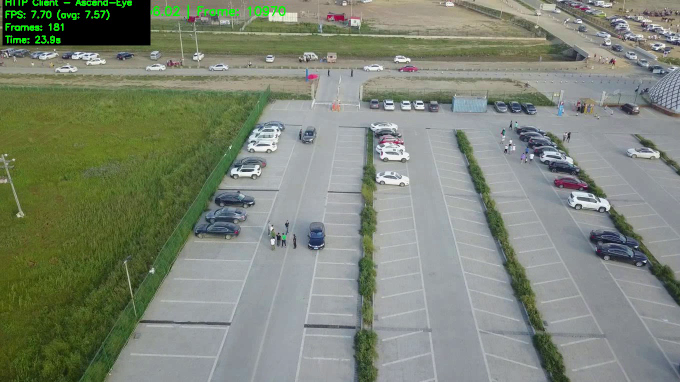
#> input picture frame 2 of http_recorded_20250712_140304.mp4, 1360 x 764 px, given in place of bp.mp4, which was not available (shown at 1/2 size)
$ python hongwai_video.py
#> lines starting #> are read from the running program, lines starting #| are printed output that depends on the picture; pictures that were not available may be replaced by others from this repository, and a replacement may not be noted
import cv2
import os

# 输入和输出路径
input_video_path = 'uav_simulator/test_videos/bp.mp4'
output_video_path = 'infrared_bp_video.mp4'

# 打开原视频
cap = cv2.VideoCapture(input_video_path)

# 获取原视频的帧率、宽高
fps = cap.get(cv2.CAP_PROP_FPS)
frame_width = int(cap.get(cv2.CAP_PROP_FRAME_WIDTH))
frame_height = int(cap.get(cv2.CAP_PROP_FRAME_HEIGHT))

# 视频写入器（保存为 mp4，编码为 H.264）
fourcc = cv2.VideoWriter_fourcc(*'mp4v')  # or 'XVID'
out = cv2.VideoWriter(output_video_path, fourcc, fps, (frame_width, frame_height))

frame_count = 0

while cap.isOpened():
    ret, frame = cap.read()
#> frame is the input picture: shape (764, 1360, 3); mean B, G, R 117.7, 133.5, 125.6
    if not ret:
        break

    # 转为灰度图
    gray = cv2.cvtColor(frame, cv2.COLOR_BGR2GRAY)
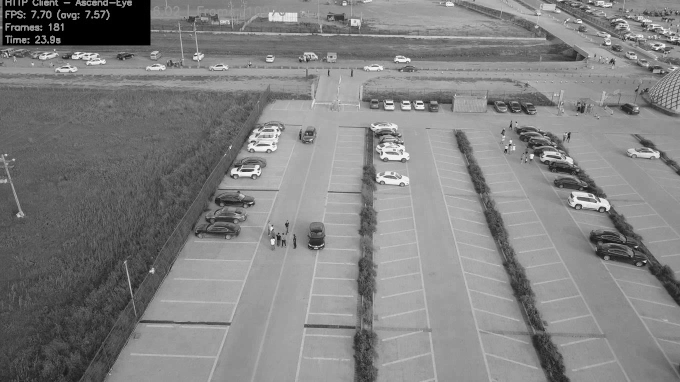
#> gray: shape (764, 1360) (shown at 1/2 size); min 0, max 255, mean 129.3

    # 应用伪彩色映射
    infrared_style = cv2.applyColorMap(gray, cv2.COLORMAP_JET)
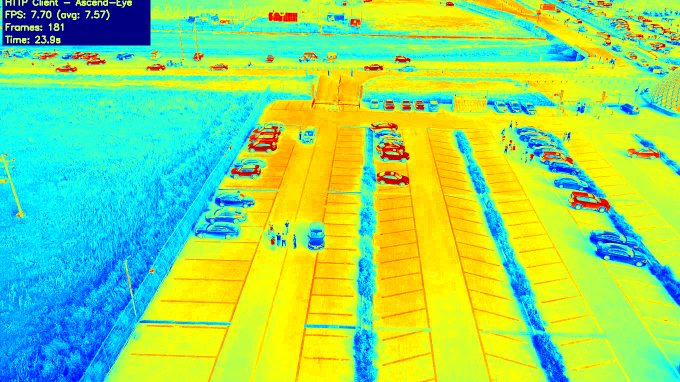
#> infrared_style: shape (764, 1360, 3) (shown at 1/2 size); mean B, G, R 106.7, 219.5, 145.9

    # 写入新帧
    out.write(infrared_style)

    frame_count += 1
    if frame_count % 30 == 0:
        print(f'Processed {frame_count} frames...')

# 释放资源
cap.release()
out.release()
print(f"\n✅ 视频处理完成，已保存为：{output_video_path}")

$ run again, starting later in the video
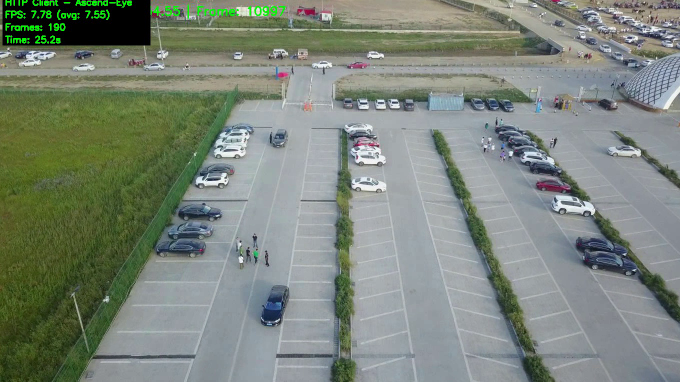
#> input picture frame 11 of http_recorded_20250712_140304.mp4, 1360 x 764 px, given in place of bp.mp4, which was not available (shown at 1/2 size)
#> frame is the input picture: shape (764, 1360, 3); mean B, G, R 122.4, 133.5, 124.2
#> `gray = cv2.cvtColor(frame, cv2.COLOR_BGR2GRAY)`:
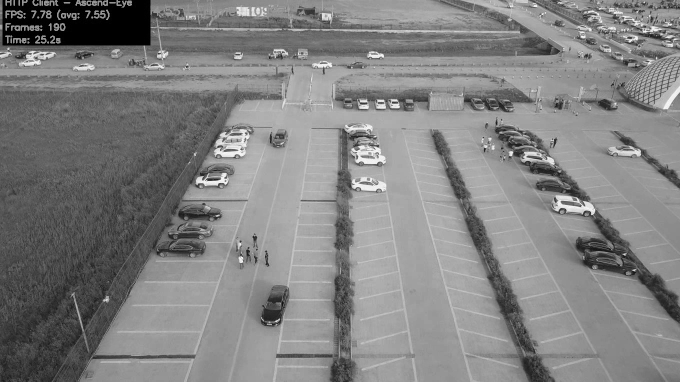
#> gray: shape (764, 1360) (shown at 1/2 size); min 0, max 255, mean 129.4
#> `infrared_style = cv2.applyColorMap(gray, cv2.COLORMAP_JET)`:
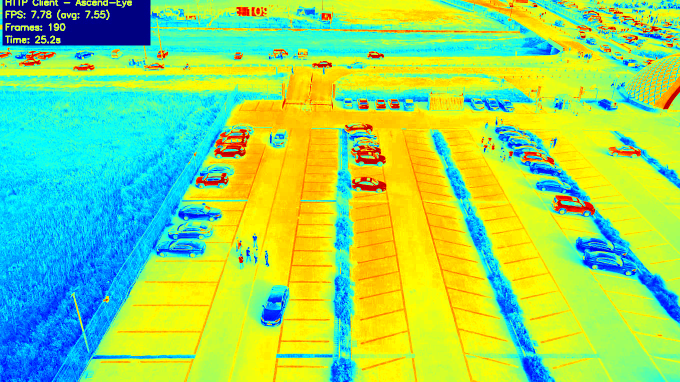
#> infrared_style: shape (764, 1360, 3) (shown at 1/2 size); mean B, G, R 104.7, 217.7, 147.8

$ run again, starting later in the video
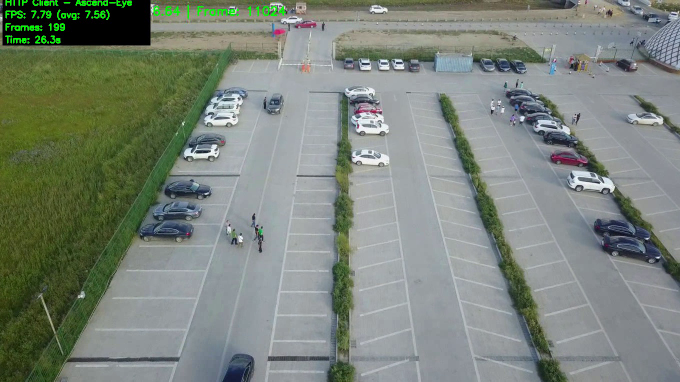
#> input picture frame 20 of http_recorded_20250712_140304.mp4, 1360 x 764 px, given in place of bp.mp4, which was not available (shown at 1/2 size)
#> frame is the input picture: shape (764, 1360, 3); mean B, G, R 121.9, 132.1, 123.1
#> `gray = cv2.cvtColor(frame, cv2.COLOR_BGR2GRAY)`:
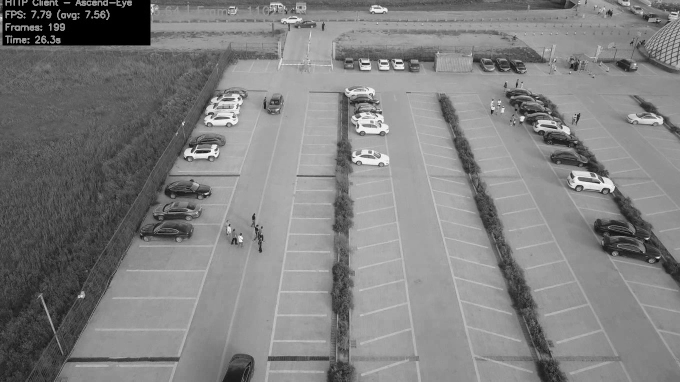
#> gray: shape (764, 1360) (shown at 1/2 size); min 0, max 255, mean 128.2
#> `infrared_style = cv2.applyColorMap(gray, cv2.COLORMAP_JET)`:
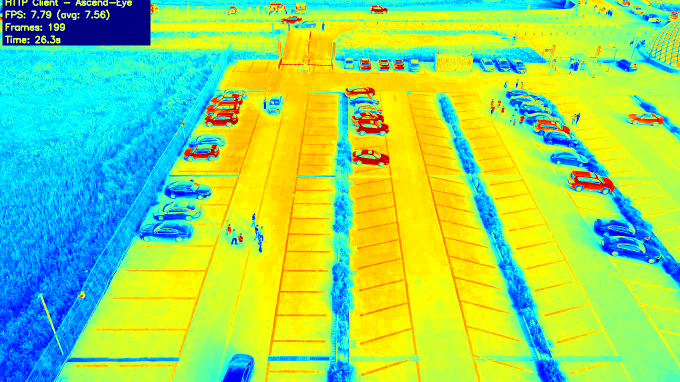
#> infrared_style: shape (764, 1360, 3) (shown at 1/2 size); mean B, G, R 103.8, 215.9, 148.7
